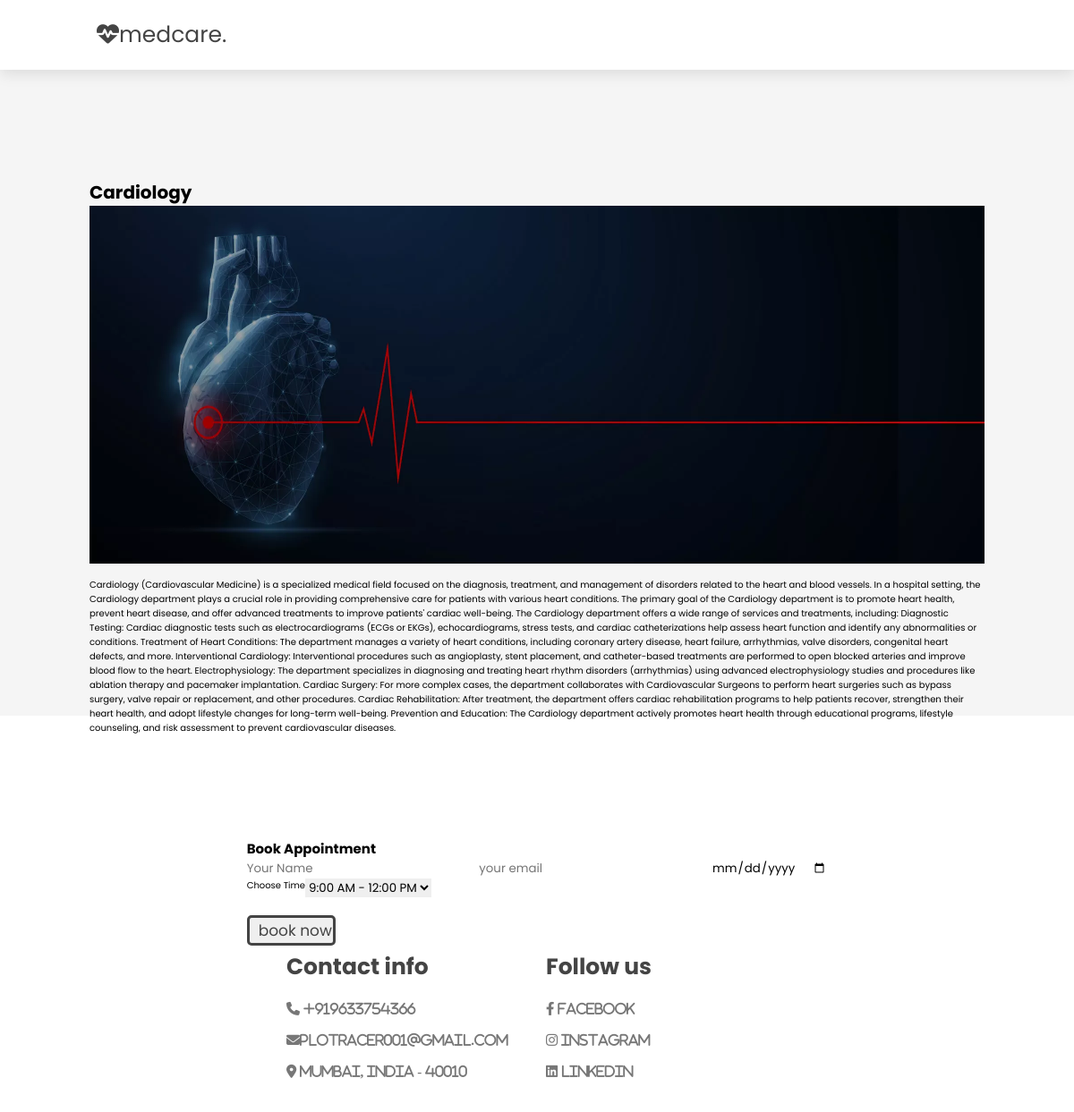
/view_specialization/2, run on the app's committed database.
### HApp/models.py (models this page shows)
class Specialization(models.Model):
    Specialization_name = models.CharField(max_length=200,null=True)
    Description = models.TextField(null=True)
    Icon = models.TextField(null=True)
    Image = models.ImageField(null=True)

### HApp/views.py (the view)
# urls.py: path('view_specialization/<spec_id>',views.view_specialization,name='view_specialization'),
def view_specialization(request,spec_id):
    spec = Specialization.objects.get(id=spec_id)
    return render(request,'view_specialization.html',{'spec':spec})

### Templates/view_specialization.html (shortened to what this page needs)
{% extends 'base.html' %}
{% load static %}
{% block content%}
<section class="home">
    <div style="margin:10rem">
        <h1 style="font-size: 2rem;">{{spec.Specialization_name}}</h1>
        <img src="{{ spec.Image.url }}" alt="{{ spec.Specialization_name }}" width="1000" height="400">
        <br>
        <br>
        <p style="font-size:1rem">{{spec.Description}}</p>
    </div>
    <form action="{% url 'bookappointment' %}" method="POST">
        <h2>Book Appointment</h2>
        <input type="text" placeholder="Your Name" class="box" name="name" required>
        <input type="text" placeholder="your email" class="box" name="email" required>
        <input type="date" name="date" class="box" required>
        <div style="display:flex;justify-content: left;">
            Choose Time
            <select name="time" required>
                <option value="09:00:00,12:00:00" selected >9:00 AM - 12:00 PM</option>
            </select>
        </div>
        <input type="submit" value="book now" class="btn" required>
    </form>
</section>
<br>
<br>
{% endblock %}

### static/css/style.css (style rules this page uses)
* { font-family: 'Poppins',sans-serif; margin:0;padding:0; box-sizing: border-box; outline:none;border:none; transition:all 0.2s ease-out; text-decoration: none; }
section { padding:2rem 10%; }
section:nth-child(even) { background: #f5f5f5; }
.home { display:flex; align-items: center; justify-content: center; flex-wrap:wrap; gap:1.5rem; padding-top:10rem; height:100%; }
.btn { display:block; text-align: center; margin-top:2rem; padding:.1rem; padding-left:1rem; border:var(--border); border-radius:.5rem; color:var(--black); cursor:pointer; font-size:1.7rem; border-style:solid; margin-bottom:5rem; }

### data on the page
Specialization: Specialization_name "Cardiology", Image (picture), Description "Cardiology (Cardiovascular Medicine) is a specialized medical field focused on the diagnosis, treatment, and management of disorders related to the heart and blood vessels. In a hospital setting, the Cardiology department plays a crucial role in providing comprehensive care for patients with various heart conditions. The primary goal of the Cardiology department is to promote heart health, prevent heart disease, and offer advanced treatments to improve patients' cardiac well-being. The Cardiology department offers a wide range of services and treatments, including: Diagnostic Testing: Cardiac diagnostic tests such as electrocardiograms (ECGs or EKGs), echocardiograms, stress tests, and…"
